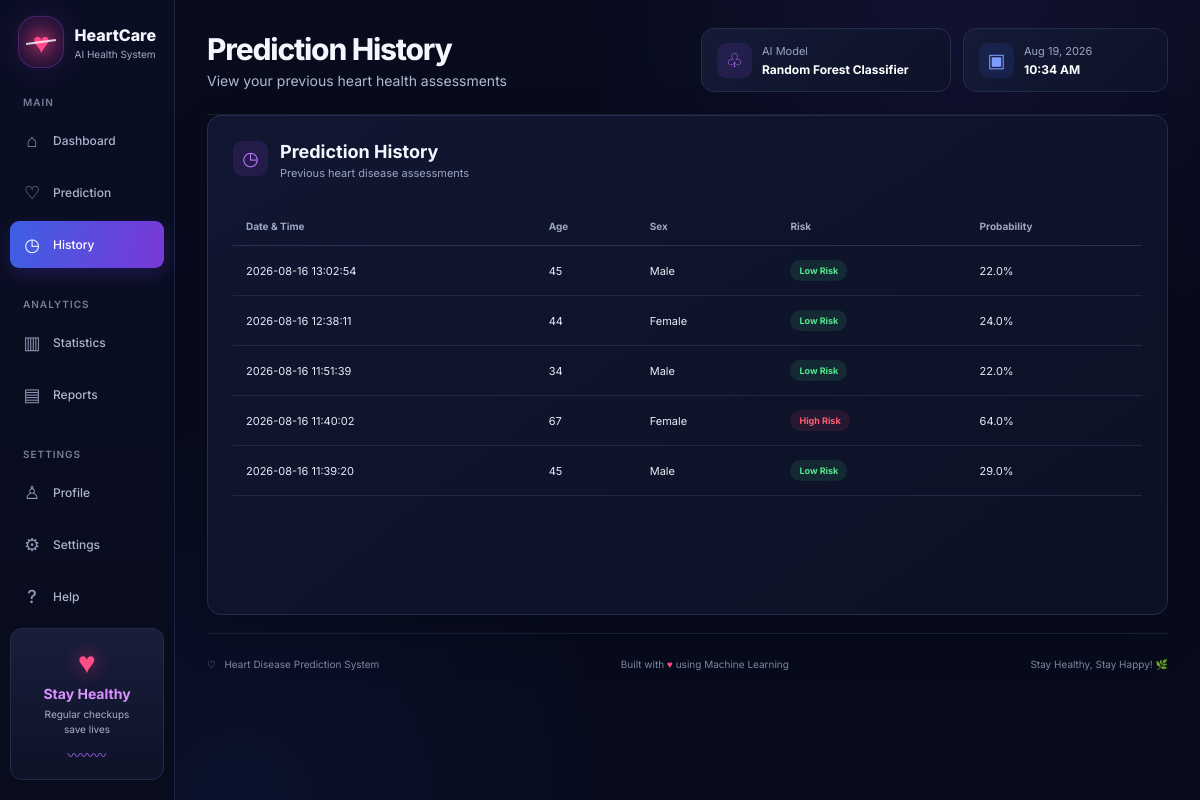
Before: /history with the older database file.
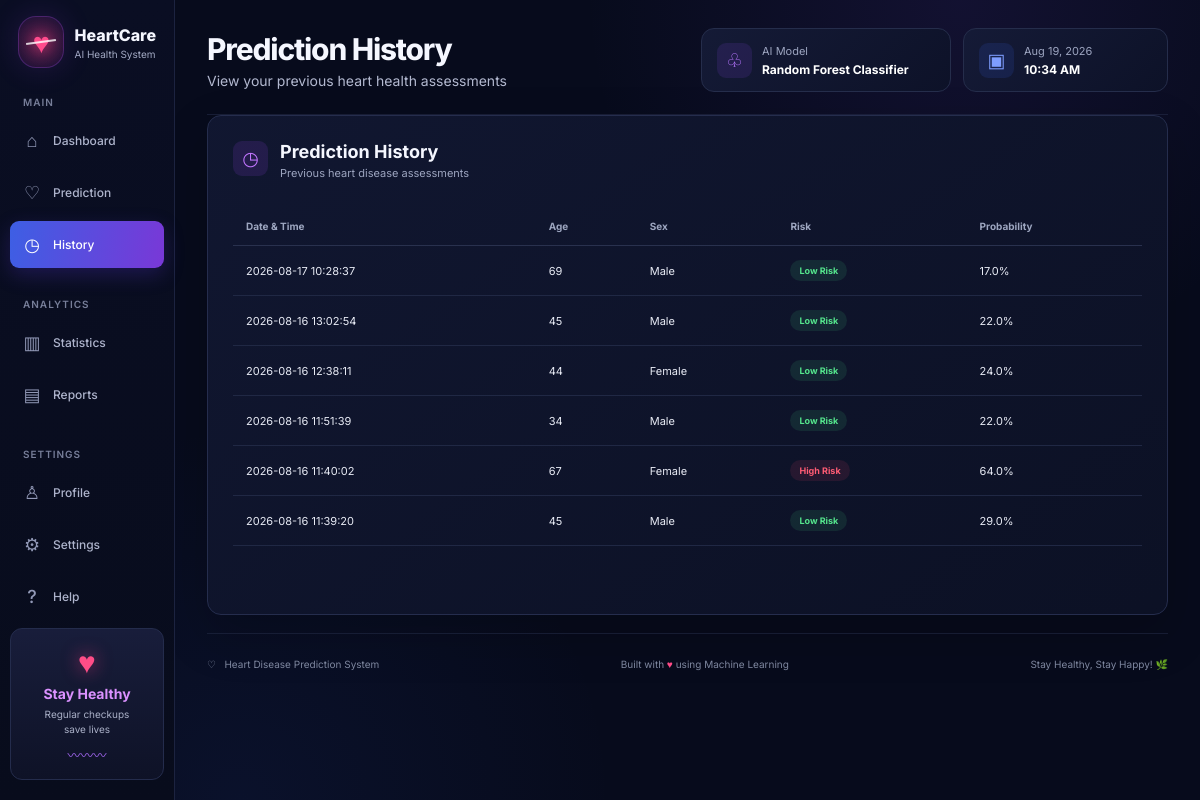
After: the same page with the newer database file.
### tables this page shows
CREATE TABLE predictions (
            id INTEGER PRIMARY KEY AUTOINCREMENT,
            date_time TEXT,
            age INTEGER,
            sex INTEGER,
            prediction INTEGER,
            probability REAL
        );

### app.py (the view)
@app.route("/history")
def history_page():
    history = get_history()
    return render_template(
        "index.html",
        page="history",
        history=history,
        prediction=None,
        probability=None
    )

### app.py (called while the page is built)
def get_history():
    conn = sqlite3.connect(DATABASE)
    conn.row_factory = sqlite3.Row
    rows = conn.execute("""
        SELECT *
        FROM predictions
        ORDER BY id DESC
    """).fetchall()
    conn.close()
    return rows

### templates/index.html (shortened to what this page needs)
<!DOCTYPE html>
<html lang="en">
<head>
    <link rel="stylesheet"
          href="{{ url_for('static', filename='style.css') }}">
</head>
<body>
<div class="app">
    <aside class="sidebar">
        <div class="brand">
            <div class="brand-icon">
                <span>♥</span>
                <div class="pulse-line"></div>
            </div>
            <div class="brand-text">
                <h2>HeartCare</h2>
                <p>AI Health System</p>
            </div>
        </div>
        <nav class="navigation">
            <p class="nav-title">MAIN</p>
            <a href="{{ url_for('dashboard') }}"
               class="nav-item {% if page == 'dashboard' %}active{% endif %}">
                <span class="nav-icon">⌂</span>
                <span>Dashboard</span>
            </a>
            <a href="{{ url_for('prediction_page') }}"
               class="nav-item {% if page == 'prediction' %}active{% endif %}">
                <span class="nav-icon">♡</span>
                <span>Prediction</span>
            </a>
            <a href="{{ url_for('history_page') }}"
               class="nav-item {% if page == 'history' %}active{% endif %}">
                <span class="nav-icon">◷</span>
                <span>History</span>
            </a>
            <p class="nav-title analytics-title">ANALYTICS</p>
            <a href="{{ url_for('statistics') }}"
               class="nav-item {% if page == 'statistics' %}active{% endif %}">
                <span class="nav-icon">▥</span>
                <span>Statistics</span>
            </a>
            <a href="{{ url_for('reports') }}"
               class="nav-item {% if page == 'reports' %}active{% endif %}">
                <span class="nav-icon">▤</span>
                <span>Reports</span>
            </a>
            <p class="nav-title settings-title">SETTINGS</p>
            <a href="{{ url_for('profile') }}"
               class="nav-item {% if page == 'profile' %}active{% endif %}">
                <span class="nav-icon">♙</span>
                <span>Profile</span>
            </a>
            <a href="{{ url_for('settings') }}"
               class="nav-item {% if page == 'settings' %}active{% endif %}">
                <span class="nav-icon">⚙</span>
                <span>Settings</span>
            </a>
            <a href="{{ url_for('help_page') }}"
               class="nav-item {% if page == 'help' %}active{% endif %}">
                <span class="nav-icon">?</span>
                <span>Help</span>
            </a>
        </nav>
        <div class="healthy-card">
            <div class="healthy-heart">♥</div>
            <h3>Stay Healthy</h3>
            <p>
                Regular checkups<br>
                save lives
            </p>
            <div class="mini-pulse">〰〰〰</div>
        </div>
    </aside>
    <main class="main-content">
        <header class="top-header">
            <div class="page-title">
                <div>
                    {% if page == "dashboard" %}
                        <h1>Dashboard</h1>
                        <p>AI-Powered Heart Health Overview</p>
                    {% elif page == "prediction" %}
                        <h1>Heart Disease Prediction</h1>
                        <p>AI-Powered Heart Health Risk Assessment</p>
                    {% elif page == "history" %}
                        <h1>Prediction History</h1>
                        <p>View your previous heart health assessments</p>
                    {% elif page == "statistics" %}
                        <h1>Statistics</h1>
                        <p>Heart disease prediction analytics</p>
                    {% elif page == "reports" %}
                        <h1>Reports</h1>
                        <p>Prediction reports and assessment records</p>
                    {% elif page == "profile" %}
                        <h1>Profile</h1>
                        <p>HeartCare system profile</p>
                    {% elif page == "settings" %}
                        <h1>Settings</h1>
                        <p>Manage your system preferences</p>
                    {% elif page == "help" %}
                        <h1>Help Center</h1>
                        <p>Learn how to use HeartCare</p>
                    {% endif %}
                </div>
            </div>
            <div class="header-right">
                <div class="model-badge">
                    <div class="header-icon purple">♧</div>
                    <div>
                        <span>AI Model</span>
                        <strong>
                            Random Forest Classifier
                        </strong>
                    </div>
                </div>
                <div class="date-badge">
                    <div class="header-icon blue">▣</div>
                    <div>
                        <span id="current-date">Loading...</span>
                        <strong id="current-time">--:--</strong>
                    </div>
                </div>
            </div>
        </header>
        {% if page == "history" %}
        <section class="single-page-section">
            <div class="card page-card">
                <div class="card-heading">
                    <div class="heading-icon purple-icon">
                        ◷
                    </div>
                    <div>
                        <h2>Prediction History</h2>
                        <p>
                            Previous heart disease assessments
                        </p>
                    </div>
                </div>
                {% if history %}
                <div class="history-table-wrapper">
                    <table class="history-table">
                        <thead>
                            <tr>
                                <th>Date & Time</th>
                                <th>Age</th>
                                <th>Sex</th>
                                <th>Risk</th>
                                <th>Probability</th>
                            </tr>
                        </thead>
                        <tbody>
                        {% for row in history %}
                            <tr>
                                <td>
                                    {{ row["date_time"] }}
                                </td>
                                <td>
                                    {{ row["age"] }}
                                </td>
                                <td>
                                    {% if row["sex"] == 1 %}
                                        Male
                                    {% else %}
                                        Female
                                    {% endif %}
                                </td>
                                <td>
                                    {% if row["prediction"] == 1 %}
                                        <span class="risk-badge high">
                                            High Risk
                                        </span>
                                    {% else %}
                                        <span class="risk-badge low">
                                            Low Risk
                                        </span>
                                    {% endif %}
                                </td>
                                <td>
                                    {{ row["probability"] }}%
                                </td>
                            </tr>
                        {% endfor %}
                        </tbody>
                    </table>
                </div>
                {% endif %}
            </div>
        </section>
        {% endif %}
        <footer>
            <div>
                ♡ &nbsp; Heart Disease Prediction System
            </div>
            <div>
                Built with
                <span class="footer-heart">♥</span>
                using Machine Learning
            </div>
            <div>
                Stay Healthy, Stay Happy! 🌿
            </div>
        </footer>
    </main>
</div>
</body>
</html>

Changed rows visible on the page:
added predictions: date_time "2026-08-17 10:28:37", age "69", sex "Male", prediction "Low Risk", probability "17.0"
